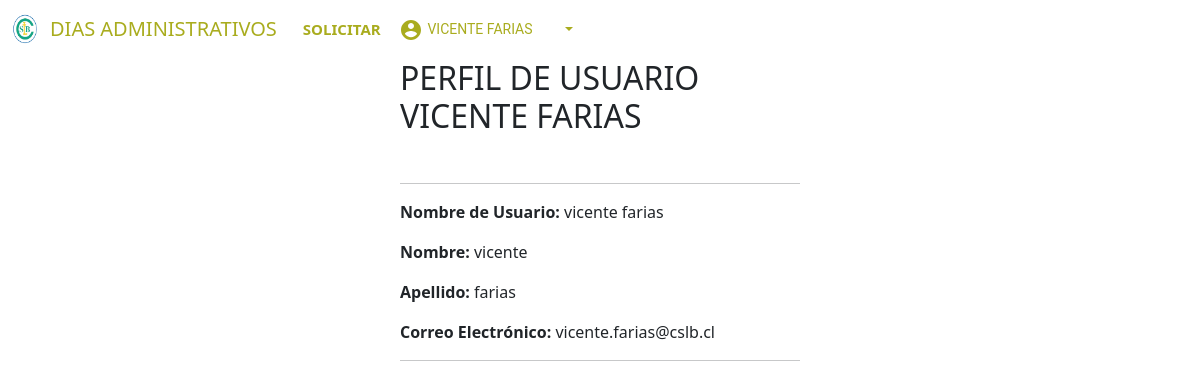
Before: /accounts/profile/ (signed in) with the older database file.
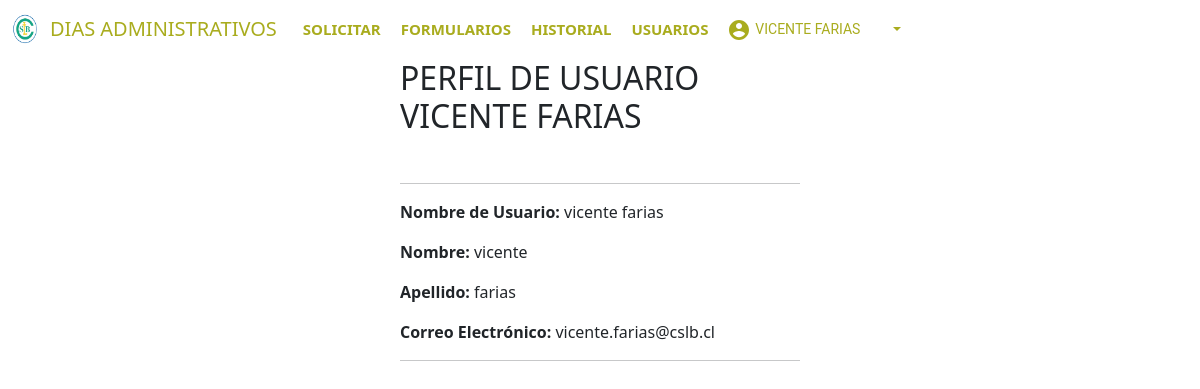
After: the same page with the newer database file.
### proyectoapp/views.py (the view)
# urls.py: path('accounts/profile/', login_required(views.profile), name='profile'),
def profile(request):
    return render(request, 'account/profile.html')

### proyectoapp/templates/account/profile.html (shortened to what this page needs)
{% extends "../base.html" %}
{% load crispy_forms_tags%}
{% load static %}
{%block content%}
<div class="col-md-4 mx-auto">
    <div>
        <h2>PERFIL DE USUARIO {{user.username | upper }}</h2>
    </div>
    <br>
    <hr>
    <div>
        <p><strong>Nombre de Usuario: </strong>{{user.username}}</p>
        <p><strong>Nombre: </strong>{{user.first_name}}</p>
        <p><strong>Apellido: </strong>{{user.last_name}}</p>
        <p><strong>Correo Electrónico: </strong>{{user.email}}</p>
    </div>
    <hr>
</div>
{%endblock%}

### proyectoapp/templates/base.html (shortened to what this page needs)
<!DOCTYPE html>
{% load static %}
<html lang="en">
  <head>
  <link rel=" stylesheet" type="text/css" href='{% static "CSS/body_nav.css" %}'>
  <link rel=" stylesheet" type="text/css" href='{% static "CSS/botton.css" %}'>
  <link href="https://cdn.jsdelivr.net/npm/bootstrap@5.3.0/dist/css/bootstrap.min.css" rel="stylesheet">
  <link rel="stylesheet" href="https://cdnjs.cloudflare.com/ajax/libs/font-awesome/4.7.0/css/font-awesome.min.css">
  <link rel="stylesheet" href="https://cdnjs.cloudflare.com/ajax/libs/animate.css/4.1.1/animate.min.css" />
  </head>
  <body>
    <nav class="navbar navbar-expand-lg" id="nav-menu">
      <img class="animate__animated animate__bounce" src='{% static "../media/image/cslb.png" %}'alt="10" width="50"height="30"/>
      <a class="navbar-brand elemento" id="nav-menu" style="background: #4f4f4f00"href='{% url "index" %}'>DIAS ADMINISTRATIVOS</a>
        {% if request.user.is_authenticated %}
          <div class="collapse navbar-collapse" id="navbarSupportedContent">
            <ul class="navbar-nav">
              <li class="nav-item">
                <a class="nav-link" href='{% url "formulario" %}'>SOLICITAR</a>
              </li>
              {% if request.user.is_superuser %}
              <li class="nav-item">
                <a class="nav-link" href='{% url "Listado" %}'>Formularios</a>
              </li>
              <li class="nav-item">
                <a class="nav-link" href='{% url "historial" %}'>Historial</a>
              </li>
              <li class="nav-item">
                <a class="nav-link" href='{% url "usuarios" %}'>Usuarios</a>
              </li>
              {%endif%}
            </ul>
              <div class="dropdown navbar-nav">
                <button class="css-nav dropdown-toggle dropdownp"type="button"data-bs-toggle="dropdown">
                  <span>
                  </span>
                  <p class="css-menu-caja">
                  {% if request.user.is_authenticated %}
                    <li><a  class="dropdown-item dropdown_sub css-nav">{{user.username | upper }}</a></li>
                  {% else %}
                    <li><a  class="dropdown-item dropdown_sub css-nav">PERFIL</a></li>
                  {%endif%}
                    </p>
                      <svg class="css-menu-int" focusable="false" aria-hidden="true"></svg>
                </button>
              </div>
          </div>
        {%endif%}
    </nav>
  {%block content%}
  {% endblock %}
  </body>
</html>

Changed rows visible on the page:
changed User "VICENTE FARIAS": is_superuser False → True (drawn)
Other visible differences:
text now shown: "FORMULARIOS HISTORIAL USUARIOS"
